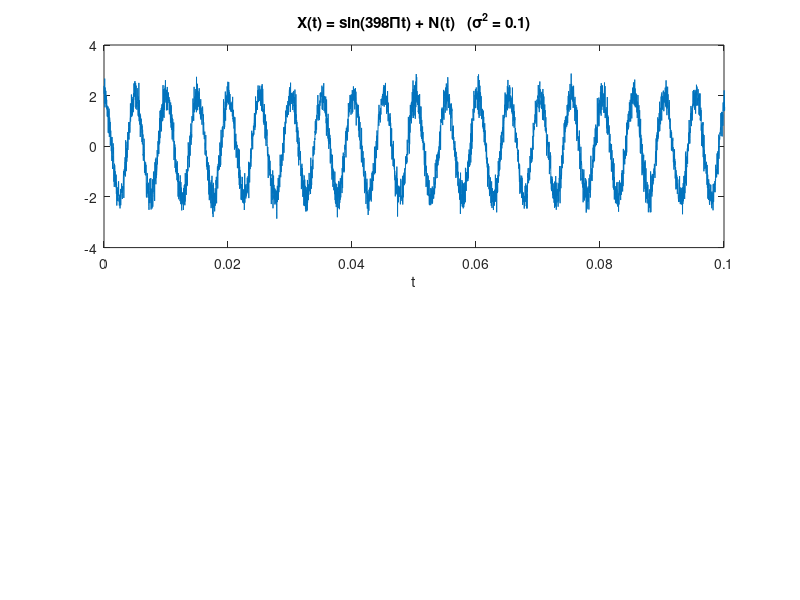

MATLAB code for this plot: (Note: this script raises an error after producing the figure.)
clear
clc

rng(28)                      % set random seed
T = 2;                       % signal time_len T = 2s
Fs = 44100;                  % sample rate Fs = 44100Hz
t = 0: 1/Fs: T-1/Fs;         % sample
N = T*Fs;                    % sample point
f = 199;                     % signal frequency f = 199Hz
x_ = 2*cos(2*pi*f*t);        % signal component

std1 = sqrt(0.1);            % noise standard deviation, so σ^2 = 0.1
n1 = std1*randn(1, N);       % Gaussian noise 1
x1 = x_ + n1;                % signal 1
std2 = sqrt(0.5);            % noise standard deviation, so σ^2 = 0.5
n2 = std2*randn(1, N);       % Gaussian noise 2
x2 = x_ + n2;                % signal 2
std3 = sqrt(1);              % noise standard deviation, so σ^2 = 1
n3 = std3*randn(1, N);       % Gaussian noise 3
x3 = x_ + n3;                % signal 3
std4 = sqrt(5);              % noise standard deviation, so σ^2 = 5
n4 = std4*randn(1, N);       % Gaussian noise 4
x4 = x_ + n4;                % signal 4

% signal 1
figure
subplot(2, 1, 1)
plot(t, x1)
xlim([0, 0.1])
xlabel('t')
title('X(t) = sin(398Πt) + N(t)   (σ^2 = 0.1)')

ac1_ = xcorr(x1, 'unbias');  % autocorrelation
ac1 = ac1_ / ac1_(N);        % normalizatin
subplot(2, 1, 2)
plot(1-N:N-1, ac1)
xlim([-1000, 1000])
title('The autocorrelation R_X(┏)')

% signal 2
figure
subplot(2, 1, 1)
plot(t, x2)
xlim([0, 0.1])
xlabel('t')
title('X(t) = sin(398Πt) + N(t)   (σ^2 = 0.5)')

ac2_ = xcorr(x2, 'unbias');  % autocorrelation
ac2 = ac2_ / ac2_(N);        % normalizatin
subplot(2, 1, 2)
plot(1-N:N-1, ac2)
xlim([-1000, 1000])
title('The autocorrelation R_X(┏)')

% signal 3
figure
subplot(2, 1, 1)
plot(t, x3)
xlim([0, 0.1])
xlabel('t')
title('X(t) = sin(398Πt) + N(t)   (σ^2 = 1)')

ac3_ = xcorr(x3, 'unbias');  % autocorrelation
ac3 = ac3_ / ac3_(N);        % normalizatin
subplot(2, 1, 2)
plot(1-N:N-1, ac3)
xlim([-1000, 1000])
title('The autocorrelation R_X(┏)')

% signal 4
figure
subplot(2, 1, 1)
plot(t, x4)
xlim([0, 0.1])
xlabel('t')
title('X(t) = sin(398Πt) + N(t)   (σ^2 = 5)')

ac4_ = xcorr(x4, 'unbias');  % autocorrelation
ac4 = ac4_ / ac4_(N);        % normalizatin
subplot(2, 1, 2)
plot(1-N:N-1, ac4)
xlim([-1000, 1000])
title('The autocorrelation R_X(┏)')

% find the period of autocorrelation (adjacent highest point)
period_ = round(0.5*Fs/f);                     % roughly half sample period
interval1 = N+period_ : N+3*period_;           % interval 1
interval2 = N+3*period_:N+5*period_;           % interval 2

% signal 1
[max11, index11] = max(ac1(interval1));
[max12, index12] = max(ac1(interval2));
difference1 = index12-index11 + 2*period_;     % sample distance between adjacent highest point
estimated_freq_1 = Fs / difference1;           % signal estimated frequency
error_1 = abs(f - estimated_freq_1)/f * 100;   % estimated error

% signal 2
[max21, index21] = max(ac2(interval1));
[max22, index22] = max(ac2(interval2));
difference2 = index22-index21 + 2*period_;     % sample distance between adjacent highest point
estimated_freq_2 = Fs / difference2;           % signal estimated frequency
error_2 = abs(f - estimated_freq_2)/f * 100;   % estimated error

% signal 3
[max31, index31] = max(ac3(interval1));
[max32, index32] = max(ac3(interval2));
difference3 = index32-index31 + 2*period_;     % sample distance between adjacent highest point
estimated_freq_3 = Fs / difference3;           % signal estimated frequency
error_3 = abs(f - estimated_freq_3)/f * 100;   % estimated error

% signal 4
[max41, index41] = max(ac4(interval1));
[max42, index42] = max(ac4(interval2));
difference4 = index42-index41 + 2*period_;     % sample distance between adjacent highest point
estimated_freq_4 = Fs / difference4;           % signal estimated frequency
error_4 = abs(f - estimated_freq_4)/f * 100;   % estimated error

% plot the estimated frequency with different noise variance
figure
plot([f, f, f, f], 's--', 'LineWidth',2, 'MarkerSize',8, 'MarkerEdgeColor','g')
hold on
plot([estimated_freq_1, estimated_freq_2, estimated_freq_3, estimated_freq_4], 's--', 'LineWidth',2, 'MarkerSize',8, 'MarkerEdgeColor','g')
set(gca, 'xtick',1:4, 'xticklabel',{0.1, 0.5, 1, 5})
xlabel('Variacne')
ylabel('Estimated frequency')
legend('Real', 'Estimated')
title('Estimated frequency with different noise variance')

% plot the estimated error with different noise variance
figure
plot([error_1, error_2, error_3, error_4], 's--', 'LineWidth',2, 'MarkerSize',8, 'MarkerEdgeColor','r')
set(gca, 'xtick',1:4, 'xticklabel',{0.1, 0.5, 1, 5})
xlabel('Variacne')
ylabel('Error (%)')
title('Percentage estimation error with different noise variance')